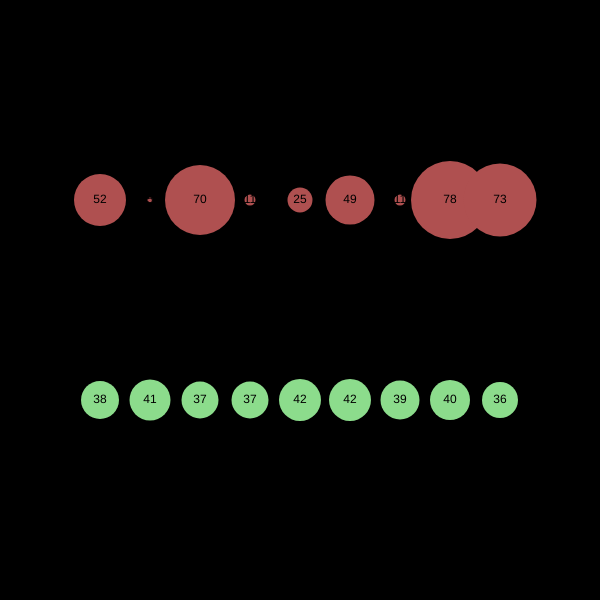
Frame 1 (no input)
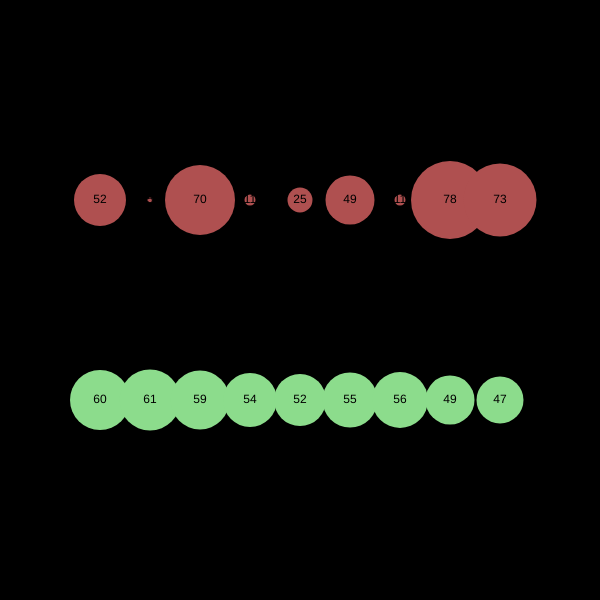
Frame 60 (no input)
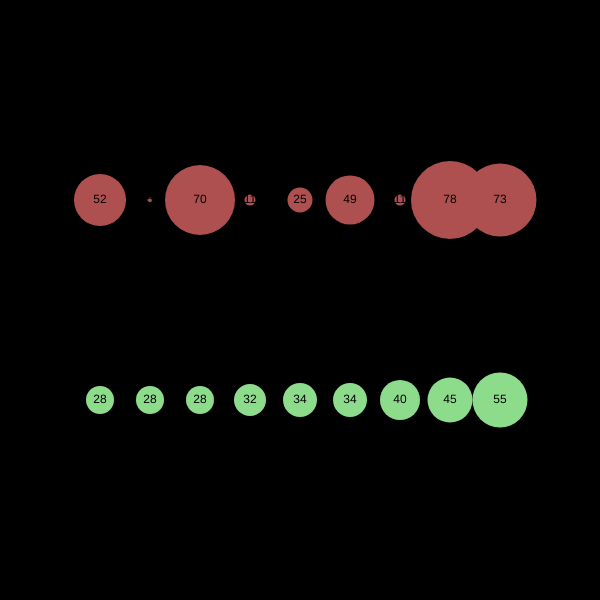
Frame 120 (the mouse pressed at the canvas centre since frame 60)

The p5.js sketch that drew these frames (run headless with seeded random() and noise() and a simulated clock; from frame 60 on, the mouse is pressed at the canvas centre):

// p5.js sketch
// ── sketch.js
// Random vs Noise
// Marcus Cheecham
// Febuary 28th, 2025
//
// A look at different ways to use unpredictability in our programs
let mySeed;
let noiseStart = 5;
let noiseTime;
let noiseSpeed = 0.1;

function setup() {
  createCanvas(600, 600);
  textAlign(CENTER, CENTER);
  mySeed = random(1000);
}

function draw() {
  noiseTime = noiseStart;
  randomSeed(mySeed);
  background(0);
  randomNumbers();
  noiseNumbers();
  noiseStart+= noiseSpeed;
}

function noiseNumbers() {
  // idplay a line of several numbers generated with the noise function 1- 100
  let x = 100;
  while (x <= 500) {
    let randomNum = noise(noiseTime); // 0 - 1 (normalized)
    randomNum = round(map(randomNum, 0, 1, 1, 100));

    fill(140, 220, 140); noStroke();
    circle(x, 400, randomNum);
    fill(0);
    text(randomNum, x, 400);
    x+= 50;
    noiseTime += noiseSpeed;
  }

}

function randomNumbers() {
  // display a line of several numbers generated with the random() function.
  // - thses should be uniformly distributed.
  let x = 100;
  while (x <= 500) {
    let randomNum = round(random(1, 100));
    fill(175, 80, 80); noStroke();
    circle(x, 200, randomNum);
    fill(0);  
    text(randomNum, x, 200);
    x += 50;
  }
}
